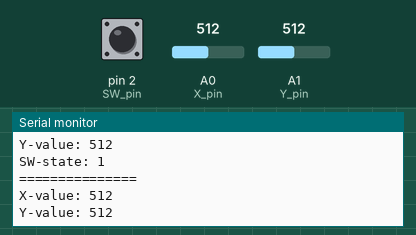
Simulated run of this sketch. Board: Arduino Nano, built with avr-gcc and run on an emulated ATmega328P. Parts: the last lines printed to the serial monitor. The test bench sets the inputs (shaded band); at power-on: A0 (X_pin) = 512, A1 (Y_pin) = 512, pin 2 (SW_pin) HIGH. No radio packets arrive unless stated.

Above: at 1.2 s.
1.3 s: A0 (X_pin) set to 986
At 2.0 s:
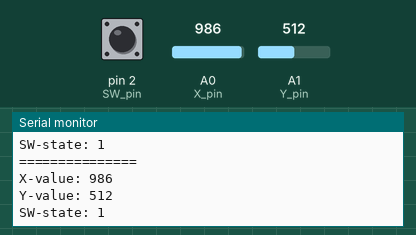
4.3 s: A0 (X_pin) set to 1010
At 5.3 s:
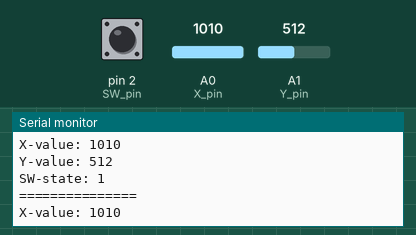
5.8 s: A1 (Y_pin) set to 11
At 6.3 s:
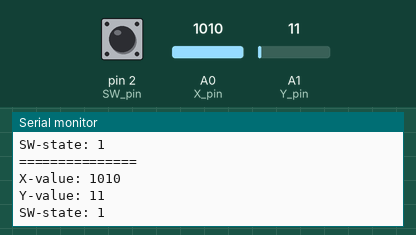
7.3 s: A1 (Y_pin) set to 8
At 7.9 s:
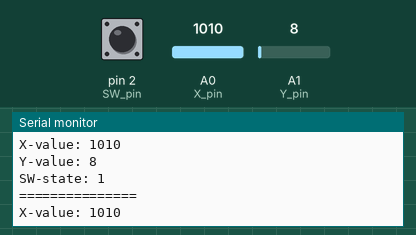
Timing chart, 0 to 10.3 s (numbered marks = the images above; inputs shaded):
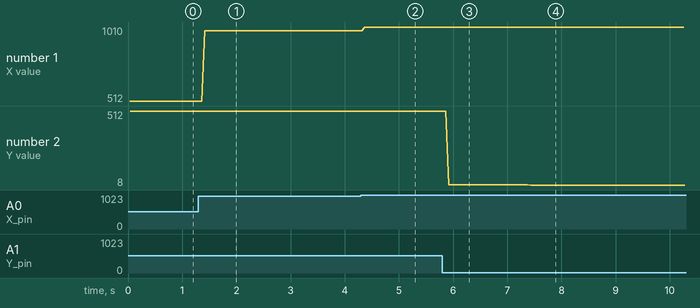

Measured:
- the behaviour switches between 999 and 1000 on A0 (X_pin) (found by bisection; images 1 and 2)
- the behaviour switches between 10 and 9 on A1 (Y_pin) (found by bisection; images 3 and 4)
- after the input at 1.3 s, the serial monitor: prints a new line after 0.12 s (image 1)
- after the input at 4.3 s, the serial monitor: prints a new line after 0.07 s (image 2)
- after the input at 5.8 s, the serial monitor: prints a new line after 0.12 s (image 3)
- after the input at 7.3 s, the serial monitor: prints a new line after 0.13 s (image 4)
- plotted number 1: 512 → 986 after the input at 1.3 s, 986 → 1010 after the input at 4.3 s
- plotted number 2: 512 → 11 after the input at 5.8 s, 11 → 8 after the input at 7.3 s

The sketch:

sketch_jan09a.ino
```cpp
/*
Library include
*/
#include <HID.h> //biblioteka do łącza USB  https://www.arduino.cc/en/Reference/HID
#include <SPI.h> //serial peripheral interface pozwala na komunikacje z innymi mikrokontrolerami na krotkich dystansach     https://www.arduino.cc/en/reference/SPI
#include <nRF24L01.h> //Library can be downloaded from here: https://github.com/nRF24/RF24
#include <RF24.h> // biblioteka do modulu NRF

/*
Define global variables
*/
const int SW_pin = 2; // digital pin connected to switch output. In our case it will be used to interrupt move of stepper (IN4)
const int X_pin = 0; // analog pin connected to X output
const int Y_pin = 1; // analog pin connected to Y output
const int CE = 7; //need for NRF24L01
const int CSN = 8; //need for NRF24L01
bool SW; //variable reserved for JoyStick Push State. WILL WE NEED THIS FOR SOMETHING?
int Xasis=0, Yasis=0; //JoyStick position

/*
Prepare NRF Object
More about NRF24L01: https://howtomechatronics.com/tutorials/arduino/arduino-wireless-communication-nrf24l01-tutorial/
*/
RF24 radio(CE, CSN); // CE, CSN you can define as you wish:)
const byte address[6] = "00001"; //address (pipe) through which two moduled will communicate. There is possibility to choose 5  letter string. This enables the choose to which receiver we will talk. It has to be the same on transmitter and receiver.
int joystick_position[3] = {0,0,0}; //array with data to send via NRF24L01
unsigned long actualTime = 0;
unsigned long storedTime = 0;
unsigned long radioRefreshValue = 0; // with that value steppers works the fastest way

/*
Read Joystick State
*/
void joyStick()
{
  SW = digitalRead(SW_pin);
  Xasis = analogRead(X_pin);
  Yasis = analogRead(Y_pin);
}

void setup() {
  //There is no need to initializate analog ports. By default there are inputs. That is why i'm not initializating
  Serial.begin(9600);
  Serial.println("Preparing setup");
  pinMode(SW_pin, INPUT);
  digitalWrite(SW_pin, HIGH);
  radio.begin();
  radio.openWritingPipe(address);
  radio.setPALevel(RF24_PA_MIN);//This function set the Power Amplifier Level, depends on distance between modules. It distance will be more than 1m, value needs to be changed
  radio.stopListening(); //This function set module as Transmitter
  Serial.println("Setup done");
}

void loop() {
  joyStick();
  joystick_position[0] = Xasis;
  joystick_position[1] = Yasis;
  joystick_position[2] = SW;
  Serial.print("X-value: ");
  Serial.println(joystick_position[0]);
  Serial.print("Y-value: ");
  Serial.println(joystick_position[1]);
  Serial.print("SW-state: ");
  Serial.println(joystick_position[2]);
  Serial.println("===============");


  actualTime = millis();
  if (actualTime - storedTime >= radioRefreshValue)
  {
    storedTime = actualTime;
    radio.write(&joystick_position, sizeof(joystick_position));
  }
}
```
